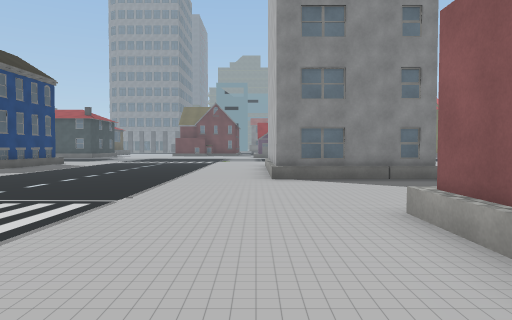
View 1 (above)

24 first-person views from a walk through a 3-D level made in the Unity game engine. The camera is 1.3 m above the floor, tilts 2° down and sees 70° across. The floor is counted in squares, 2 m on a side. Each view is taken from the middle of a square. On the plan, view 1 faces up. The plan holds only what a view shows up to about 11 squares ahead; the rest is blank. The place goes on beyond the plan. Door leaves are left out, so doorways stand open. Some surface patterns are stand-ins.

View 2
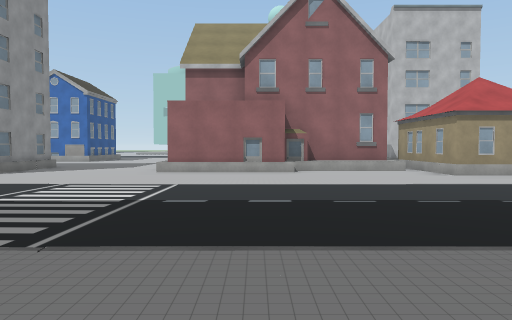

View 3
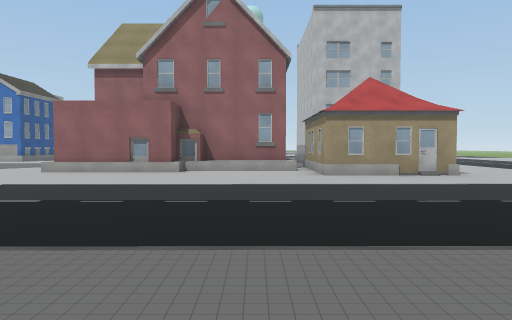

View 4
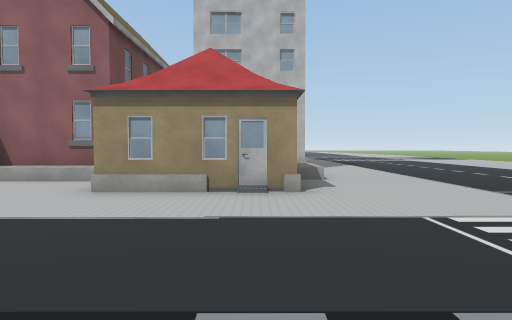

View 5
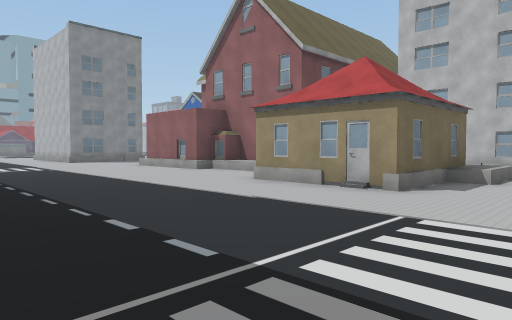

View 6
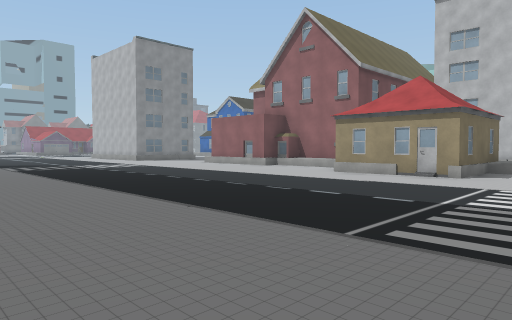

View 7
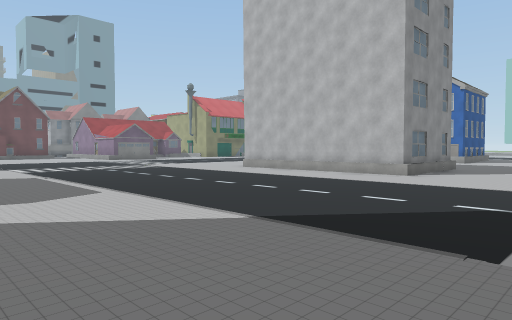

View 8
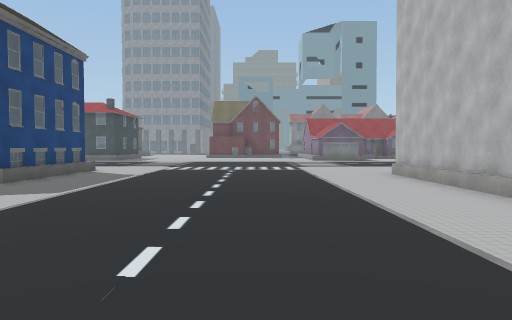

View 9
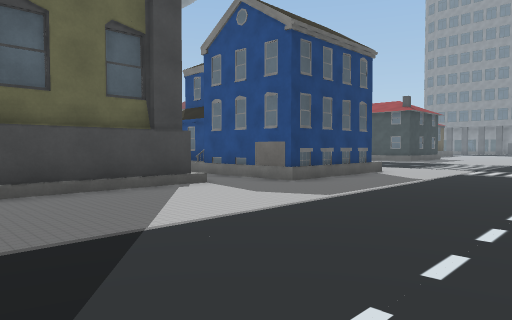

View 10
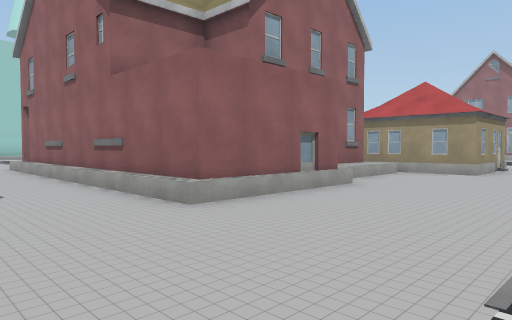

View 11
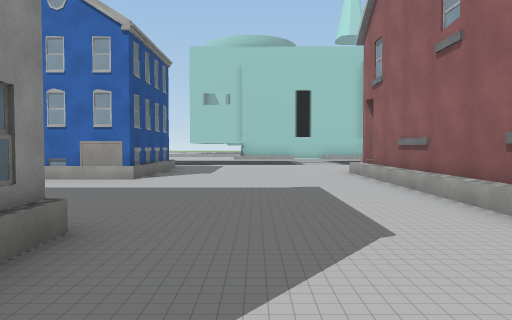

View 12
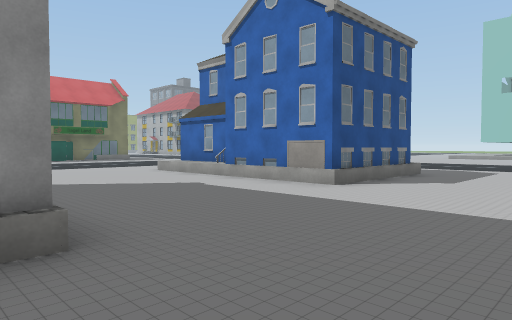

View 13
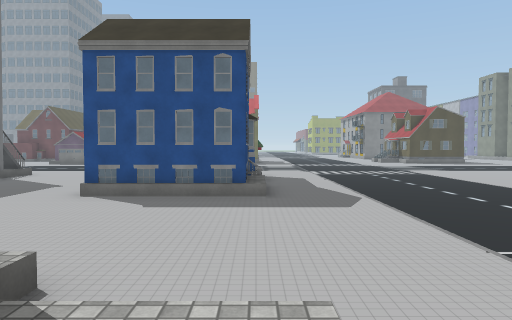

View 14
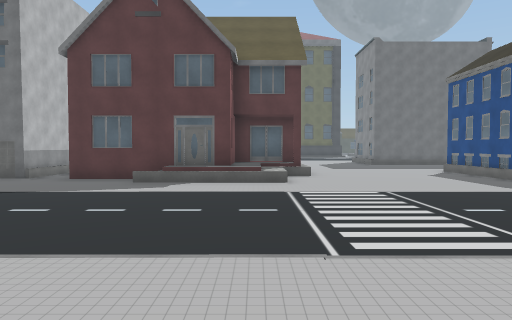

View 15
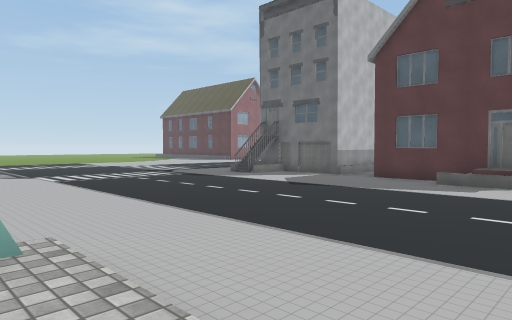

View 16
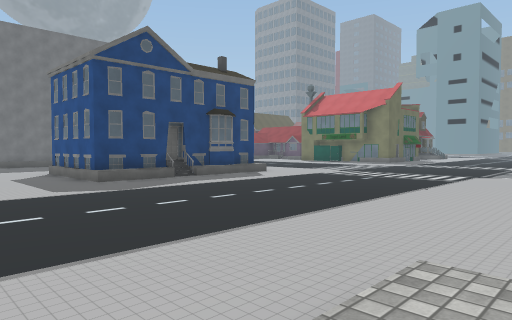

View 17
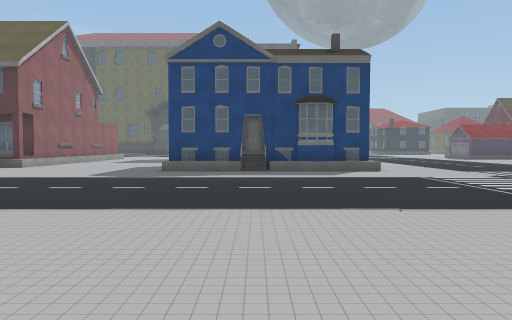

View 18
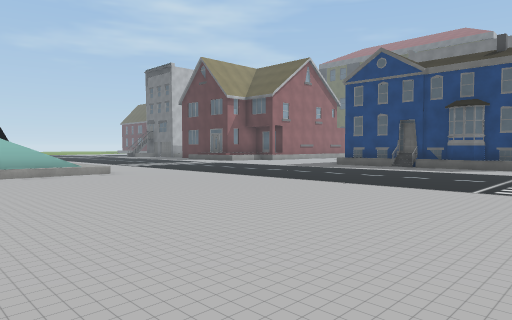

View 19
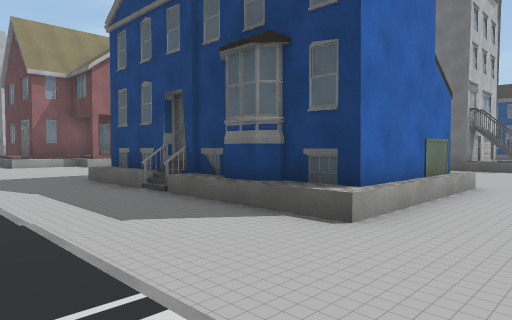

View 20
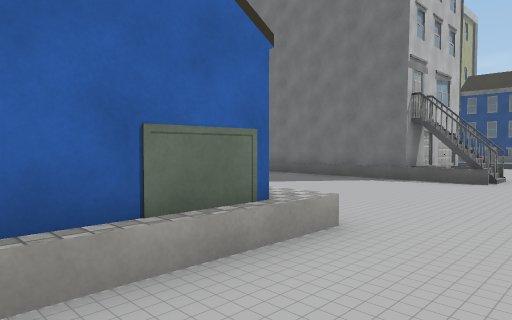

View 21
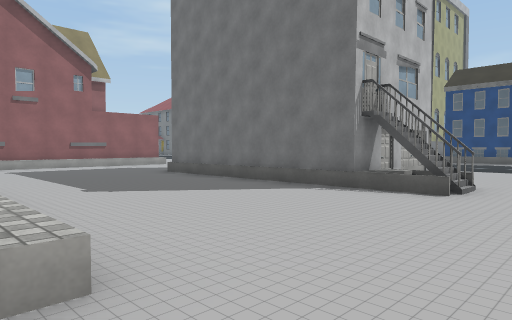

View 22
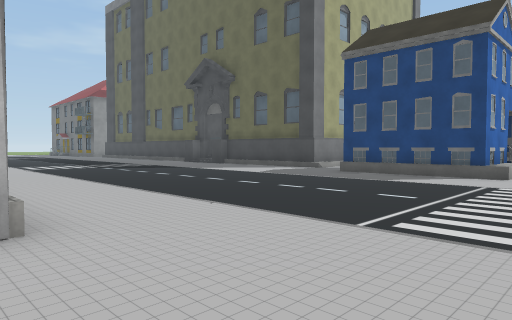

View 23
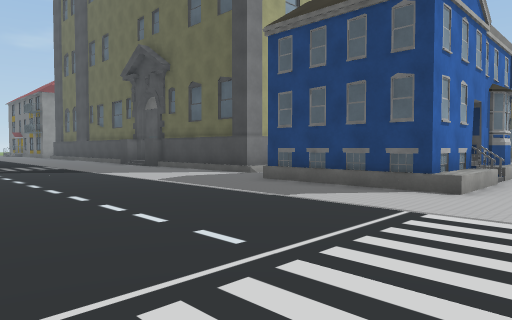

View 24
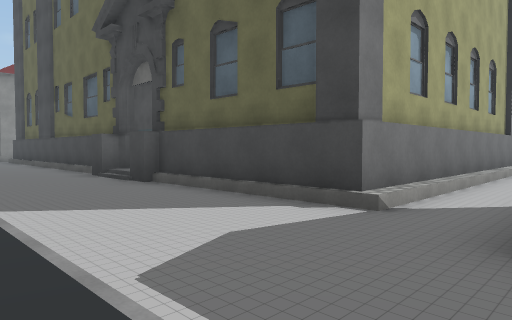

### Floor plan
Key: @ floor where view 1 was taken; # wall or solid block; . main floor; : floor 0.25 m higher than the main floor; + floor 0.5 m higher than the main floor; * floor 0.75 m higher than the main floor; / step, stairs or slope; B building.
Columns run from 17 left of view 1 to 24 right of it. Each row starts with its distance up from view 1.
 16          ..........    .......... ... ....
 15        ...................................
 14     BBB+BB..........#.....BBB/............
 13         BB........###.....BBBB............
 12      B  BB........###.....B B/...........
 11      BBBBB........###.....B BB...........
 10     ..............###.....BBBB...........
  9 #########.........###.....BBBB...........
  8         #.........###....................
  7         #............................//#
  6         #............................/:
  5         #............................ :
  4         #............................
  3         #..........BBBBBBBBB.........
  2         #..........B B    B   ....... :
  1         #..........BBBB    BB*......./:
  0         #........@.BB       B*......./:
 -1         #...........B       B/......./#
 -2          ...........BBBB    B.........
 -3           ..........BBBB    B.........
 -4           ........BBB      ##.........
 -5           ........BBB       #.........
 -6          .........#BBB #      ........
 -7          ...........+  #        .....
 -8          ...............         ....
 -9          ...............          ...

Positions as (right, up) in squares from view 1, and headings:
1: (0, 0), facing up
2: (-8, 1), facing right
3: (-8, -2), facing right
4: (-5, -6), facing right
5: (-5, -9), facing up-right
6: (-8, -9), facing up-right
7: (-8, 4), facing up-right
8: (-3, 4), facing up
9: (-3, 5), facing up-left
10: (-2, 6), facing down-right
11: (1, 6), facing right
12: (3, 5), facing up-right
13: (12, 1), facing up
14: (21, 2), facing left
15: (21, 2), facing down-left
16: (21, 5), facing up-left
17: (22, 11), facing left
18: (24, 16), facing down-left
19: (15, 16), facing down-left
20: (11, 16), facing down-left
21: (9, 16), facing down-left
22: (1, 16), facing down-left
23: (-2, 16), facing down-left
24: (-5, 11), facing down-left
